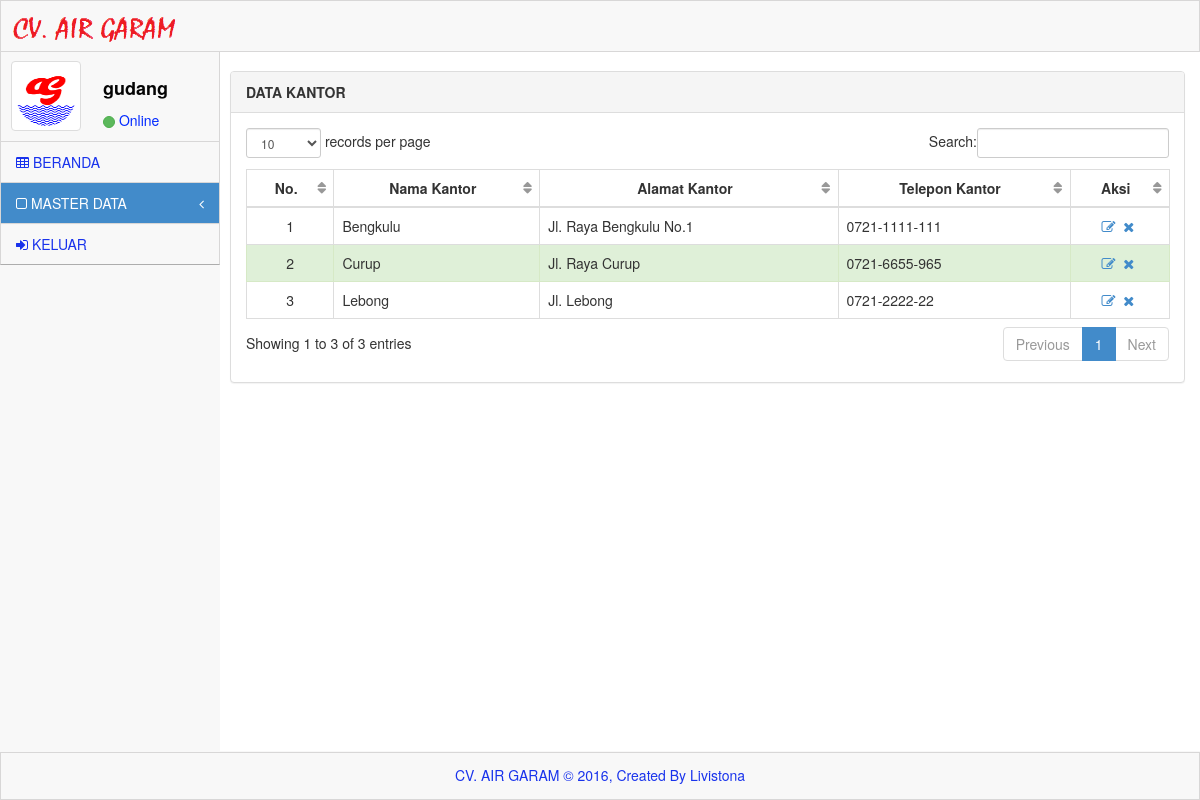
Screenshot of /system/index.php?menu=master&sub_menu=kantor (signed in) with the database file from the repository.
### tables this page shows
CREATE TABLE IF NOT EXISTS `kantor` (
  `id_kantor` int(10) NOT NULL AUTO_INCREMENT,
  `kode_kantor` varchar(10) DEFAULT NULL,
  `nama_kantor` varchar(50) NOT NULL,
  `alamat_kantor` text NOT NULL,
  `telpon_kantor` varchar(15) NOT NULL,
  PRIMARY KEY (`id_kantor`)
);

### system/menu/kantor.php (the view)
<div id="content">
	<div class="inner" style="min-height: 700px;">
		<br>
                <div class="row">
                <div class="col-lg-12">
                    <div class="panel panel-default">
                        <div class="panel-heading">
                            <b>DATA KANTOR</b>
                        </div>
                        <div class="panel-body">
                            <div class="table-responsive">
                                <table class="table table-bordered table-hover" id="dataTables-example">
                                    <thead>
                                        <tr align="center">
                                            <th>No.</th>
                                            <th>Nama Kantor</th>
                                            <th>Alamat Kantor</th>
                                            <th>Telepon Kantor</th>
                                            <th>Aksi</th>
                                        </tr>
                                    </thead>
									<tbody>
										<?php
										$i=0;
										$sql = mysql_query("SELECT * FROM kantor");
										while($hasil=mysql_fetch_array($sql)){
										$i+=1;
										$sisa=$i%2;
										if ($sisa == 0)  {
											$class = "class='success'";
										}else {
											$class = "class='gradeX'";
										 }
										?>
                                        <tr <?php echo $class;?> >
                                            <td align="center"><?php echo $i;?></td>
                                            <td><?php echo $hasil['nama_kantor'];?></td>
                                            <td><?php echo $hasil['alamat_kantor'];?></td>
                                            <td><?php echo $hasil['telpon_kantor'];?></td>
                                            <td align="center">
												<a href="index.php?menu=master&sub_menu=kantor_edit&id=<?php echo $hasil['id_kantor'];?>"><i class="icon-edit"></i></a>&nbsp;
												<a href="index.php?menu=master&sub_menu=kantor_delete&id=<?php echo $hasil['id_kantor'];?>" onclick="return confirm('Apakah anda yakin ingin menghapus data ini?')"><i class="icon-remove"></i></a>&nbsp;
											</td>
                                        </tr>
										<?php } ?>
                                    </tbody>
								</table>
                            </div>
                        </div>
                    </div>
                </div>
            </div>
	</div>
</div>
</div>

### system/assets/css/main.css (style rules this page uses)
@media (min-width: 768px) { html, body { height: 100%; } }
body.padTop53 { padding-top: 75px; overflow: visible; }
@media (min-width: 802px) { body.padTop53 { padding-top: 51px; } }
@media (min-width: 768px) { #content { margin-left: 100px; } }
@media (min-width: 992px) { #content { margin-left: 220px; } }
#content { -webkit-transition: margin 0.4s; transition: margin 0.4s; }
.inner { position: relative; min-height: 1px; padding-right: 15px; padding-left: 10px; background: #fff; border: 0px solid #e4e4e4; min-height:1200px; }
@media (min-width: 768px) { .inner { float: left; width: 100%; } }
.inner .row { margin-right: -15px; margin-left: -15px; }

### system/assets/css/MoneAdmin.css (style rules this page uses)
body { background-color: #f8f8f8; }
table.dataTable thead .sorting, table.dataTable thead .sorting_asc:after, table.dataTable thead .sorting_desc, table.dataTable thead .sorting_asc_disabled, table.dataTable thead .sorting_desc_disabled { background: transparent; }
table.dataTable thead .sorting_asc:after { content: "\f0de"; float: right; font-family: fontawesome; }
table.dataTable thead .sorting:after { content: "\f0dc"; float: right; font-family: fontawesome; color: rgba(50,50,50,.5); }

### rows the page displays
kantor: nama_kantor "Bengkulu", alamat_kantor "Jl. Raya Bengkulu No.1", telpon_kantor "0721-1111-111"
kantor: nama_kantor "Curup", alamat_kantor "Jl. Raya Curup", telpon_kantor "0721-6655-965"
kantor: nama_kantor "Lebong", alamat_kantor "Jl. Lebong", telpon_kantor "0721-2222-22"

### other values shown
$_SESSION['username'] "gudang"
